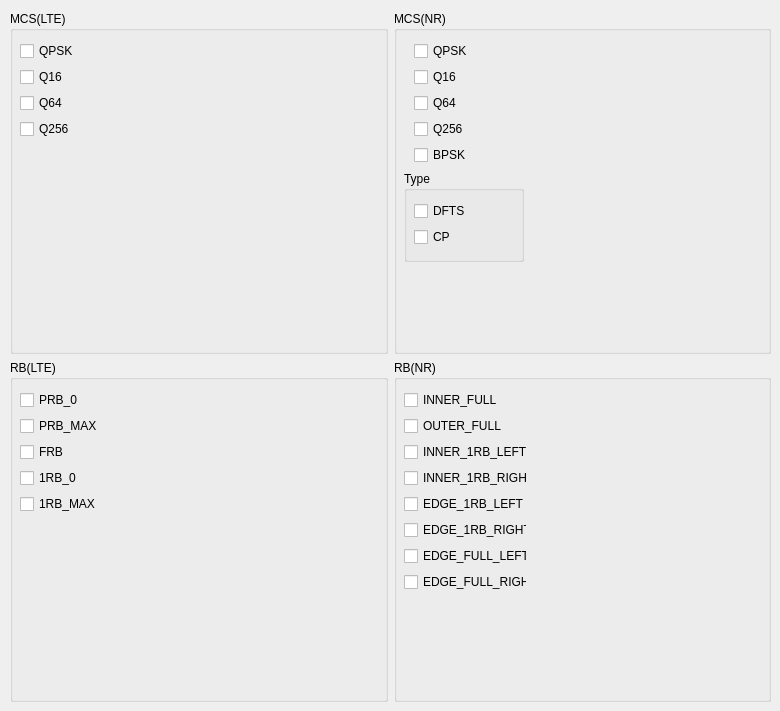
    <widget class="QWidget" name="mcs_rb">
     <property name="enabled">
      <bool>true</bool>
     </property>
     <attribute name="title">
      <string>MCS_RB</string>
     </attribute>
     <widget class="QWidget" name="layoutWidget">
      <property name="geometry">
       <rect>
        <x>10</x>
        <y>11</y>
        <width>761</width>
        <height>691</height>
       </rect>
      </property>
      <layout class="QGridLayout" name="gridLayout">
       <item row="0" column="0">
        <widget class="QGroupBox" name="mcs_lte_group">
         <property name="title">
          <string>MCS(LTE)</string>
         </property>
         <widget class="QWidget" name="layoutWidget_21">
          <property name="geometry">
           <rect>
            <x>10</x>
            <y>30</y>
            <width>77</width>
            <height>101</height>
           </rect>
          </property>
          <layout class="QVBoxLayout" name="verticalLayout_mcs_lte">
           <item>
            <widget class="QCheckBox" name="qpsk_lte">
             <property name="text">
              <string>QPSK</string>
             </property>
            </widget>
           </item>
           <item>
            <widget class="QCheckBox" name="q16_lte">
             <property name="text">
              <string>Q16</string>
             </property>
            </widget>
           </item>
           <item>
            <widget class="QCheckBox" name="q64_lte">
             <property name="text">
              <string>Q64</string>
             </property>
            </widget>
           </item>
           <item>
            <widget class="QCheckBox" name="q256_lte">
             <property name="text">
              <string>Q256</string>
             </property>
            </widget>
           </item>
          </layout>
         </widget>
        </widget>
       </item>
       <item row="0" column="1">
        <widget class="QGroupBox" name="mcs_nr_group">
         <property name="title">
          <string>MCS(NR)</string>
         </property>
         <widget class="QWidget" name="layoutWidget_22">
          <property name="geometry">
           <rect>
            <x>20</x>
            <y>30</y>
            <width>77</width>
            <height>126</height>
           </rect>
          </property>
          <layout class="QVBoxLayout" name="verticalLayout_mcs_nr">
           <item>
            <widget class="QCheckBox" name="qpsk_nr">
             <property name="text">
              <string>QPSK</string>
             </property>
            </widget>
           </item>
           <item>
            <widget class="QCheckBox" name="q16_nr">
             <property name="text">
              <string>Q16</string>
             </property>
            </widget>
           </item>
           <item>
            <widget class="QCheckBox" name="q64_nr">
             <property name="text">
              <string>Q64</string>
             </property>
            </widget>
           </item>
           <item>
            <widget class="QCheckBox" name="q256_nr">
             <property name="text">
              <string>Q256</string>
             </property>
            </widget>
           </item>
           <item>
            <widget class="QCheckBox" name="bpsk_nr">
             <property name="text">
              <string>BPSK</string>
             </property>
            </widget>
           </item>
          </layout>
         </widget>
         <widget class="QGroupBox" name="groupBox_type_nr">
          <property name="geometry">
           <rect>
            <x>10</x>
            <y>160</y>
            <width>120</width>
            <height>91</height>
           </rect>
          </property>
          <property name="title">
           <string>Type</string>
          </property>
          <widget class="QWidget" name="layoutWidget">
           <property name="geometry">
            <rect>
             <x>10</x>
             <y>30</y>
             <width>71</width>
             <height>48</height>
            </rect>
           </property>
           <layout class="QVBoxLayout" name="verticalLayout_type_nr">
            <item>
             <widget class="QCheckBox" name="dfts_nr">
              <property name="text">
               <string>DFTS</string>
              </property>
             </widget>
            </item>
            <item>
             <widget class="QCheckBox" name="cp_nr">
              <property name="text">
               <string>CP</string>
              </property>
             </widget>
            </item>
           </layout>
          </widget>
         </widget>
        </widget>
       </item>
       <item row="1" column="0">
        <widget class="QGroupBox" name="rb_lte_group">
         <property name="title">
          <string>RB(LTE)</string>
         </property>
         <widget class="QWidget" name="layoutWidget">
          <property name="geometry">
           <rect>
            <x>10</x>
            <y>30</y>
            <width>77</width>
            <height>126</height>
           </rect>
          </property>
          <layout class="QVBoxLayout" name="verticalLayout_rb_lte">
           <item>
            <widget class="QCheckBox" name="prb0_lte">
             <property name="text">
              <string>PRB_0</string>
             </property>
            </widget>
           </item>
           <item>
            <widget class="QCheckBox" name="prbmax_lte">
             <property name="text">
              <string>PRB_MAX</string>
             </property>
            </widget>
           </item>
           <item>
            <widget class="QCheckBox" name="frb_lte">
             <property name="text">
              <string>FRB</string>
             </property>
            </widget>
           </item>
           <item>
            <widget class="QCheckBox" name="one_rb_0_lte">
             <property name="text">
              <string>1RB_0</string>
             </property>
            </widget>
           </item>
           <item>
            <widget class="QCheckBox" name="one_rb_max_lte">
             <property name="text">
              <string>1RB_MAX</string>
             </property>
            </widget>
           </item>
          </layout>
         </widget>
        </widget>
       </item>
       <item row="1" column="1">
        <widget class="QGroupBox" name="rb_nr_group">
         <property name="title">
          <string>RB(NR)</string>
         </property>
         <widget class="QWidget" name="layoutWidget_20">
          <property name="geometry">
           <rect>
            <x>10</x>
            <y>30</y>
            <width>123</width>
            <height>204</height>
           </rect>
          </property>
          <layout class="QVBoxLayout" name="verticalLayout_rb_nr">
           <item>
            <widget class="QCheckBox" name="inner_full_nr">
             <property name="text">
              <string>INNER_FULL</string>
             </property>
            </widget>
           </item>
           <item>
            <widget class="QCheckBox" name="outer_full_nr">
             <property name="text">
              <string>OUTER_FULL</string>
             </property>
            </widget>
           </item>
           <item>
            <widget class="QCheckBox" name="inner_1rb_left_nr">
             <property name="text">
              <string>INNER_1RB_LEFT</string>
             </property>
            </widget>
           </item>
           <item>
            <widget class="QCheckBox" name="inner_1rb_right_nr">
             <property name="text">
              <string>INNER_1RB_RIGHT</string>
             </property>
            </widget>
           </item>
           <item>
            <widget class="QCheckBox" name="edge_1rb_left_nr">
             <property name="text">
              <string>EDGE_1RB_LEFT</string>
             </property>
            </widget>
           </item>
           <item>
            <widget class="QCheckBox" name="edge_1rb_right_nr">
             <property name="text">
              <string>EDGE_1RB_RIGHT</string>
             </property>
            </widget>
           </item>
           <item>
            <widget class="QCheckBox" name="edge_full_left_nr">
             <property name="text">
              <string>EDGE_FULL_LEFT</string>
             </property>
            </widget>
           </item>
           <item>
            <widget class="QCheckBox" name="edge_full_right_nr">
             <property name="text">
              <string>EDGE_FULL_RIGHT</string>
             </property>
            </widget>
           </item>
          </layout>
         </widget>
        </widget>
       </item>
      </layout>
     </widget>
    </widget>
